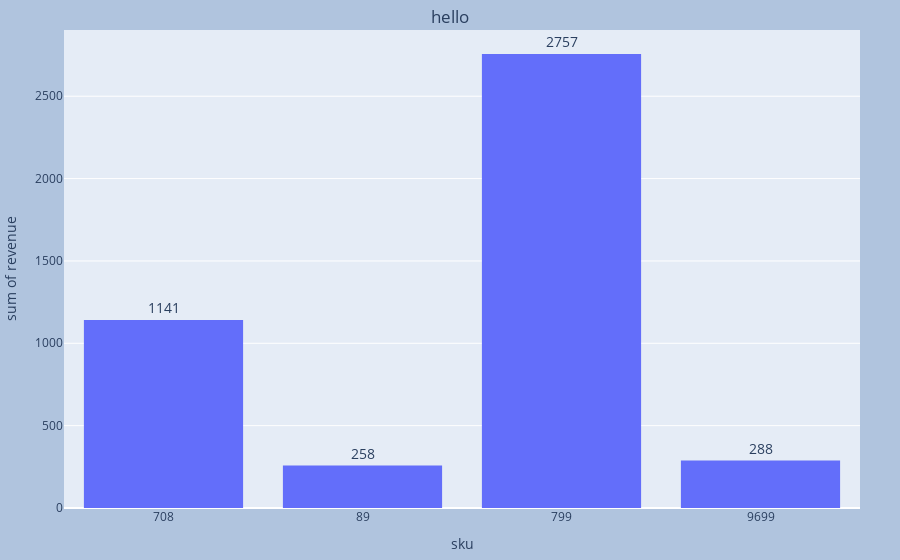

The notebook cell saved with this chart:
### Code cell
data_hour=data[data['hour']==16]
x=data_hour.groupby('sku')['revenue'].sum()
fig=px.histogram(data_hour,x='sku',y='revenue',title='hello',histfunc='sum',text_auto=True)
fig.update_traces(textfont_size = 14, textangle = 0, textposition = "outside")
fig.update_layout(
    margin=dict(l=20, r=40, t=30, b=10),
    paper_bgcolor="LightSteelBlue",
    title = {
        'text': 'hello',
        'x': 0.5,
        'y': 0.98
    }
)

### Figure 1 — Plotly figure (JSON) as saved in the notebook; plotly's stock layout.template omitted (floating-point values rounded to 4 significant figures)
{"data": [{"alignmentgroup": "True", "bingroup": "x", "histfunc": "sum", "hovertemplate": "sku=%{x}<br>sum of revenue=%{y}<extra></extra>", "legendgroup": "", "marker": {"color": "#636efa", "pattern": {"shape": ""}}, "name": "", "offsetgroup": "", "orientation": "v", "showlegend": false, "textangle": 0, "textfont": {"size": 14}, "textposition": "outside", "texttemplate": "%{value}", "type": "histogram", "x": ["708", "89", "708", "799", "799", "799", "799", "799", "799", "799", "799", "708", "799", "9699", "799", "708"], "xaxis": "x", "y": [298, 258, 278, 266, 266, 269, 269, 269, 288, 288, 266, 287, 288, 288, 288, 278], "yaxis": "y"}], "layout": {"barmode": "relative", "legend": {"tracegroupgap": 0}, "margin": {"b": 10, "l": 20, "r": 40, "t": 30}, "paper_bgcolor": "LightSteelBlue", "title": {"text": "hello", "x": 0.5, "y": 0.98}, "xaxis": {"anchor": "y", "domain": [0, 1], "title": {"text": "sku"}}, "yaxis": {"anchor": "x", "domain": [0, 1], "title": {"text": "sum of revenue"}}}}
